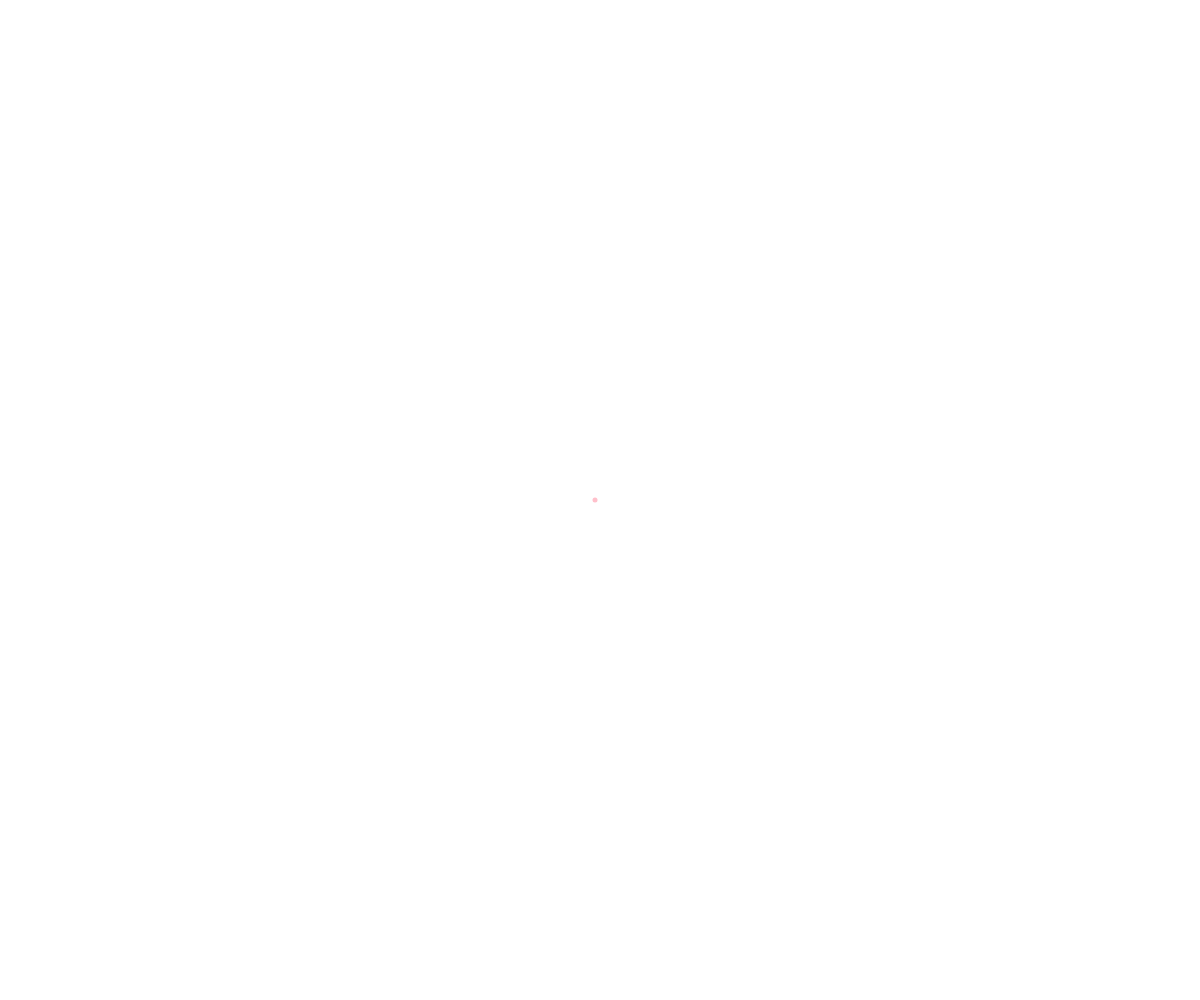
Frame 1 (no input)
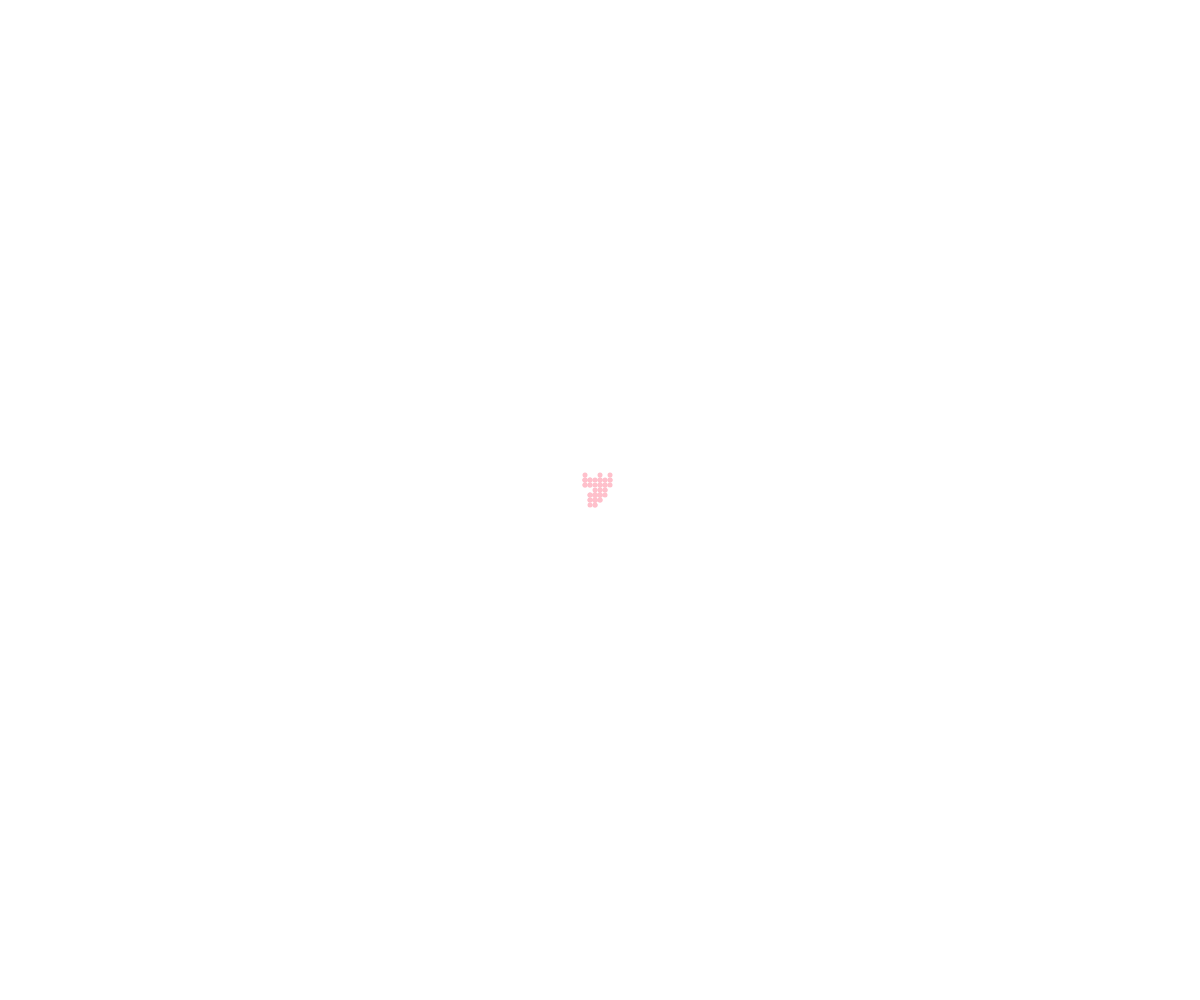
Frame 60 (no input)
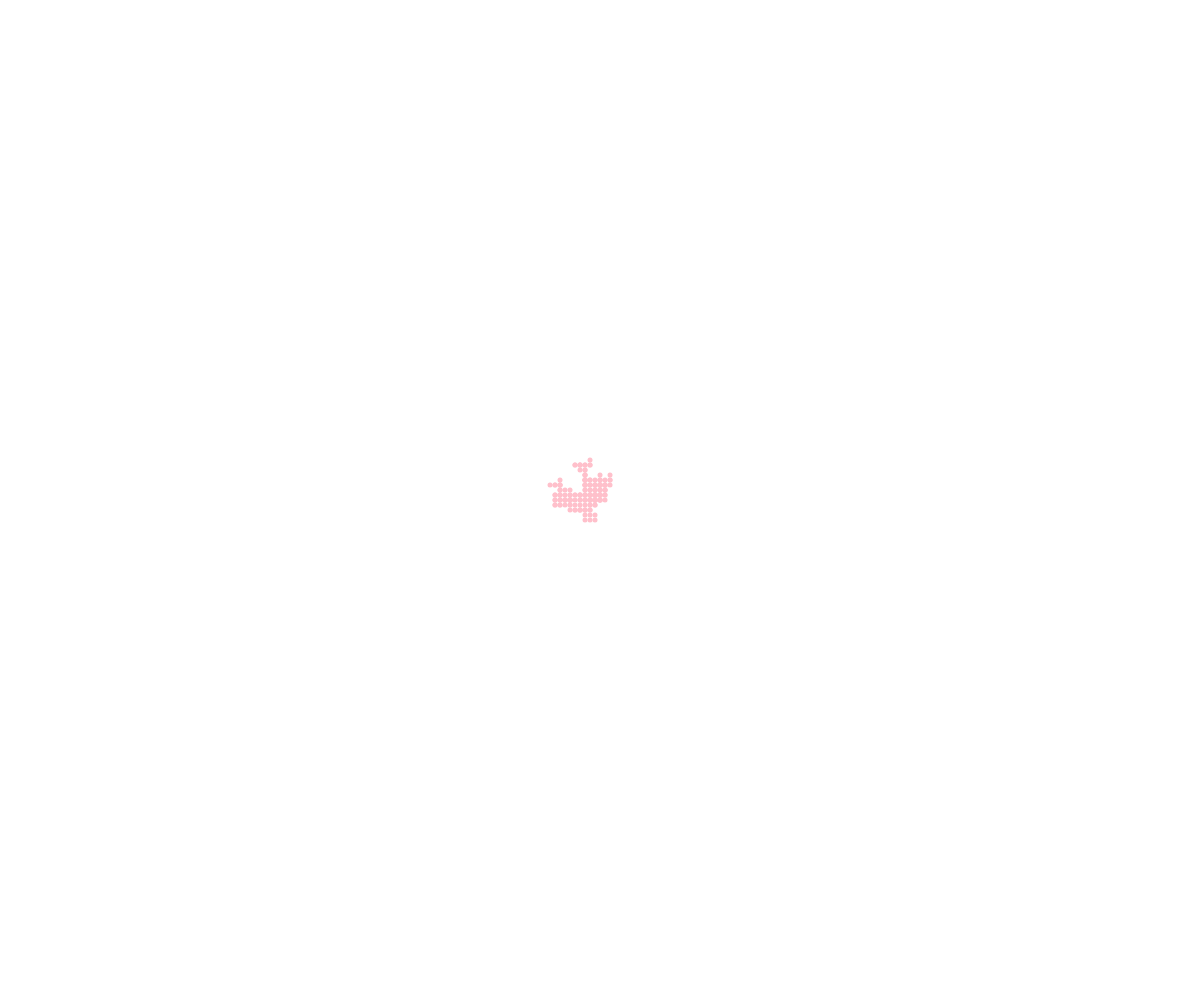
Frame 120 (the mouse pressed at the canvas centre since frame 60)

The p5.js sketch that drew these frames (run headless with seeded random() and noise() and a simulated clock; from frame 60 on, the mouse is pressed at the canvas centre):

// p5.js sketch
// ── sketch.js
// Project Title
// Your Name
// Date
//
// Extra for Experts:
// - describe what you did to take this project "above and beyond"

class Walk {
  constructor(x, y, color){
    this.x = x;
    this.y = y;
    this.speed =  5;
    this.color = color;
    this.size = 5;
  }

  display() {
    noStroke();
    fill(this.color);
    circle(this.x, this.y, this.size);
  }

  move() {
    let theChoice = random(100);
    if (theChoice < 25) {
      this.y += this.speed;
    }
    else if (theChoice < 50){
      this.y -= this.speed;
    }
    else if (theChoice < 75){
      this.x -= this.speed;
    }
    else{
      this.x += this.speed;
    }
  }

}

// let eva;
// let jace;

let walkers = [];

function setup() {
  createCanvas(windowWidth, windowHeight);
  background("white");
  let eva = new Walk(width/2 , height/2, "pink");
  walkers.push(eva);
  // jace = new Walk(width/3, height/3, "blue");
}

function draw() {
  for (let person of walkers) {
    person.move();
    person.display();
  }
  // jace.move();
  // jace.display();
}


function mousePressed(){
  let eva = new Walk(mouseX , mouseY, "pink");
  walkers.push(eva);
}
